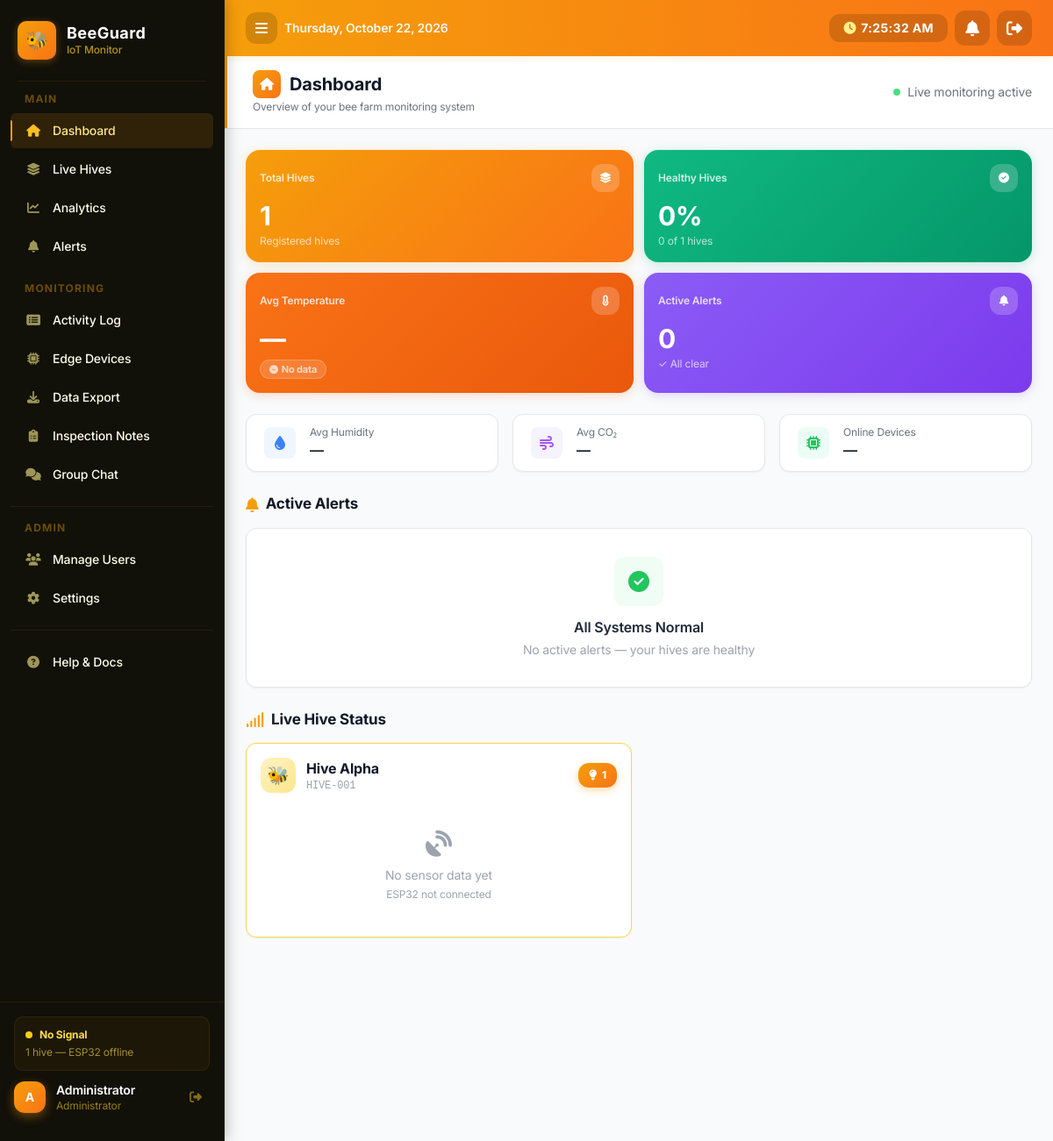
/dashboard.php (signed in), run on the app's committed database.
### tables this page shows
CREATE TABLE IF NOT EXISTS hives (
    id INT PRIMARY KEY AUTO_INCREMENT,
    name VARCHAR(100) NOT NULL,
    hive_id VARCHAR(50) UNIQUE,
    location VARCHAR(200),
    install_date DATE,
    status ENUM('active', 'inactive') DEFAULT 'active',
    created_at TIMESTAMP DEFAULT CURRENT_TIMESTAMP
);

### dashboard.php (the view, shortened to what the rows shown need)
<?php
require_once 'config.php';
require_once 'functions.php';
require_once 'get_recommendations.php';
$totalHives     = count(getAllHives($conn));
$healthyCount   = countHealthyHives($conn);
$healthyPercent = $totalHives > 0 ? round(($healthyCount / $totalHives) * 100) : 0;
$avgTemp        = getAverageTemperature($conn);
$alerts         = getActiveAlerts($conn);
$hives          = getAllHives($conn);
?>
<!DOCTYPE html>
<html lang="en">
<head>
    <script src="https://cdn.tailwindcss.com"></script>
    <link href="https://cdnjs.cloudflare.com/ajax/libs/font-awesome/6.4.0/css/all.min.css" rel="stylesheet">
</head>
<body class="bg-gray-50">
    <?php include 'sidebar.php'; ?>
    <main class="min-h-screen">
        <div class="page-header px-6 py-4 flex items-center justify-between">
            <div class="pl-2">
                <h1 class="text-xl font-bold text-gray-900 flex items-center gap-2.5">
                    <span class="w-8 h-8 rounded-lg flex items-center justify-center"
                          style="background:linear-gradient(135deg,#F59E0B,#F97316);">
                        <i class="fas fa-home text-white text-sm"></i>
                    </span>
                    Dashboard
                </h1>
            </div>
        </div>
        <div class="p-4 sm:p-6 space-y-5 sm:space-y-6">
            <div id="statCardsGrid" class="grid grid-cols-2 lg:grid-cols-4 gap-3">
                <a href="hives.php" class="block stat-card rounded-2xl p-4 text-white relative overflow-hidden transition hover:brightness-105"
                     style="background:linear-gradient(135deg,#F59E0B 0%,#F97316 100%);box-shadow:0 2px 12px rgba(245,158,11,0.25);">
                    <div class="flex flex-col h-full">
                        <h2 class="text-3xl font-bold leading-none" id="stat-totalHives"><?php echo $totalHives; ?></h2>
                    </div>
                </a>
                <a href="analytics.php" class="block stat-card rounded-2xl p-4 text-white relative overflow-hidden transition hover:brightness-105"
                     style="background:linear-gradient(135deg,#10B981 0%,#059669 100%);box-shadow:0 2px 12px rgba(16,185,129,0.25);">
                    <div class="flex flex-col h-full">
                        <h2 class="text-3xl font-bold leading-none" id="stat-healthyPercent"><?php echo $healthyPercent; ?>%</h2>
                    </div>
                </a>
                <a href="analytics.php" class="block stat-card rounded-2xl p-4 text-white relative overflow-hidden transition hover:brightness-105"
                     style="background:linear-gradient(135deg,#F97316 0%,#EA580C 100%);box-shadow:0 2px 12px rgba(249,115,22,0.25);">
                    <div class="flex flex-col h-full">
                        <h2 class="text-3xl font-bold leading-none" id="stat-avgTemp"><?php echo $avgTemp !== null ? $avgTemp.'°C' : '—'; ?></h2>
                    </div>
                </a>
                <a href="alerts.php" class="block stat-card rounded-2xl p-4 text-white relative overflow-hidden transition hover:brightness-105"
                     style="background:linear-gradient(135deg,#8B5CF6 0%,#7C3AED 100%);box-shadow:0 2px 12px rgba(139,92,246,0.25);">
                    <div class="flex flex-col h-full">
                        <h2 class="text-3xl font-bold leading-none" id="stat-alertCount"><?php echo count($alerts); ?></h2>
                    </div>
                </a>
            </div>
            <div>
                <h2 class="section-title">
                    <i class="fas fa-bell"></i> Active Alerts
                </h2>
            </div>
            <div>
                <h2 class="section-title">
                    <i class="fas fa-signal"></i> Live Hive Status
                </h2>
                <div class="grid grid-cols-1 lg:grid-cols-2 gap-4">
                    <?php foreach (array_slice($hives, 0, 6) as $hive):
                        $sensor = getLatestSensorData($conn, $hive['id']);
                        $audio  = getLatestAudioAnalysis($conn, $hive['id']);
                        $recs   = getHiveRecommendations($sensor, $audio);
                        $hasWarn= !empty(array_filter($recs, fn($r) => in_array($r['type'], ['critical','warning'])));
                        $warnCount = count(array_filter($recs, fn($r) => $r['type'] !== 'success'));
                    ?>
                    <div class="hive-card bg-white p-4 transition-all"
                         style="cursor:pointer;<?php echo $hasWarn ? 'border-color:#FCD34D;' : ''; ?>"
                         onclick="window.location='hives.php?hive=<?php echo $hive['id']; ?>'"
                         title="View <?php echo htmlspecialchars($hive['name']); ?> details">
                        <div class="flex items-center justify-between mb-4">
                            <div class="flex items-center gap-3">
                                <div class="w-10 h-10 rounded-xl flex items-center justify-center text-xl"
                                     style="background:linear-gradient(135deg,#FEF3C7,#FDE68A);">🐝</div>
                                <div>
                                    <h3 class="font-bold text-gray-900"><?php echo htmlspecialchars($hive['name']); ?></h3>
                                    <p class="text-xs text-gray-400 font-mono"><?php echo htmlspecialchars($hive['hive_id']); ?></p>
                                </div>
                            </div>
                            <div class="flex items-center gap-2">
                                <?php if ($hasWarn): ?>
                                <button onclick="event.stopPropagation();toggleRec('hive-<?php echo $hive['id']; ?>')"
                                        class="flex items-center gap-1.5 text-xs font-bold px-3 py-1.5 rounded-xl transition-all"
                                        style="background:linear-gradient(135deg,#F59E0B,#F97316);color:white;box-shadow:0 3px 10px rgba(245,158,11,0.35);">
                                    <i class="fas fa-lightbulb"></i> <?php echo $warnCount; ?>
                                </button>
                                <?php endif; ?>
                            </div>
                        </div>
                        <?php if ($sensor): ?>
                        <div class="grid grid-cols-3 gap-3 mb-4">
                            <div class="metric-box text-center p-3 rounded-xl" style="background:#FFF7ED;">
                                <i class="fas fa-thermometer-half text-orange-500 text-lg mb-1"></i>
                                <p class="text-xs text-gray-500 mb-0.5">Temp</p>
                                <p class="font-black text-orange-600 text-lg"><?php echo number_format($sensor['temperature'],1); ?>°</p>
                                <?php echo getTempRangeBadgeSmall($sensor['temperature']); ?>
                            </div>
                            <div class="metric-box text-center p-3 rounded-xl" style="background:#EFF6FF;">
                                <i class="fas fa-tint text-blue-500 text-lg mb-1"></i>
                                <p class="text-xs text-gray-500 mb-0.5">Humidity</p>
                                <p class="font-black text-blue-600 text-lg"><?php echo number_format($sensor['humidity'],1); ?>%</p>
                            </div>
                            <div class="metric-box text-center p-3 rounded-xl" style="background:#F5F3FF;">
                                <i class="fas fa-wind text-purple-500 text-lg mb-1"></i>
                                <p class="text-xs text-gray-500 mb-0.5">CO₂</p>
                                <p class="font-black text-purple-600 text-sm leading-tight mt-0.5"><?php echo $sensor['co2']; ?><span class="text-xs font-normal">ppm</span></p>
                            </div>
                        </div>
                        <?php if ($audio): ?>
                        <div class="mb-3">
                            <div class="flex justify-between items-center mb-1.5">
                                <span class="text-xs font-semibold text-gray-500 flex items-center gap-1">
                                    <i class="fas fa-volume-up text-yellow-500"></i> Sound Activity
                                </span>
                                <span class="text-xs font-bold text-gray-700"><?php echo round($audio['sound_level']); ?>%</span>
                            </div>
                            <div class="progress-bar h-2">
                                <div class="progress-fill h-full"
                                     style="width:<?php echo round($audio['sound_level']); ?>%;background:linear-gradient(90deg,#F59E0B,#F97316);"></div>
                            </div>
                        </div>
                        <?php endif; ?>
                        <div id="recommendations-hive-<?php echo $hive['id']; ?>" class="hidden mt-3 pt-3 border-t border-gray-100">
                            <p class="text-xs font-bold text-gray-700 mb-2 flex items-center gap-1">
                                <i class="fas fa-clipboard-list text-yellow-500"></i> Recommendations
                            </p>
                            <?php foreach ($recs as $rec): if ($rec['type'] === 'success') continue;
                                $rc = $rec['type'] === 'critical' ? 'red' : ($rec['type'] === 'warning' ? 'yellow' : 'blue');
                            ?>
                            <div class="mb-2 rounded-xl p-3 text-xs" style="background:#F8FAFC;border-left:3px solid <?php echo $rc === 'red' ? '#F87171' : ($rc === 'yellow' ? '#FCD34D' : '#60A5FA'); ?>">
                                <p class="font-bold text-gray-800 mb-1"><i class="fas <?php echo $rec['icon']; ?> mr-1"></i><?php echo $rec['title']; ?></p>
                                <p class="text-gray-500 mb-1"><?php echo $rec['message']; ?></p>
                                <?php foreach ($rec['actions'] as $act): ?>
                                <p class="text-gray-600">→ <?php echo htmlspecialchars($act); ?></p>
                                <?php endforeach; ?>
                            </div>
                            <?php endforeach; ?>
                        </div>
                        <p class="text-xs text-gray-400 mt-3 flex items-center gap-1">
                            <i class="far fa-clock"></i> <?php echo time_elapsed_string($sensor['timestamp']); ?>
                        </p>
                        <?php else: ?>
                        <div class="text-center py-6 text-gray-400">
                            <i class="fas fa-satellite-dish text-3xl mb-2 block"></i>
                            <p class="text-sm">No sensor data yet</p>
                            <p class="text-xs mt-1">ESP32 not connected</p>
                        </div>
                        <?php endif; ?>
                    </div>
                    <?php endforeach; ?>
                </div>
            </div>
        </div>
    </main>
</body>
</html>

### data on the page
hives: name "Hive Alpha", hive "HIVE-001", warnCount "1"

### other printed values
$label "Dashboard Live Hives Analytics Alerts Activity Log Edge Devices Data Export Inspection Notes Group Chat Manage Users Settings Help & Docs"
$_totalHives "1"
$initials "A"
$displayName "Administrator"
$roleLabel "Administrator"
$totalHives "1"
$healthyPercent "0"
$healthyCount "0"
$label "No data"
count($alerts) "0"
